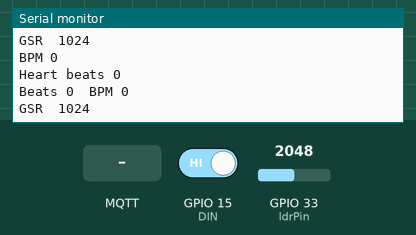
This sketch was run on a simulated ESP32. On the bench: the last lines printed to the serial monitor. Inputs (shaded band) come from the test bench; at power-on: GPIO 33 (ldrPin) = 2048, GPIO 15 (DIN) HIGH (analog values on the 0–4095 scale). WiFi joins after 1.5 s; servers stay silent unless stated; no MQTT or app messages arrive unless stated.

Above: at 4.2 s.
4.3 s: MQTT message "1" arrives on the first subscribed topic
5.8 s: MQTT message "on" arrives on the first subscribed topic
7.3 s: MQTT message "off" arrives on the first subscribed topic
8.8 s: GPIO 33 (ldrPin) set to 2866
At 8.97 s:
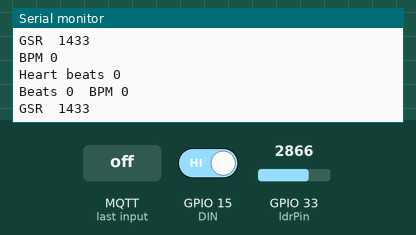
10.3 s: GPIO 15 (DIN) driven LOW
At 11.5 s:
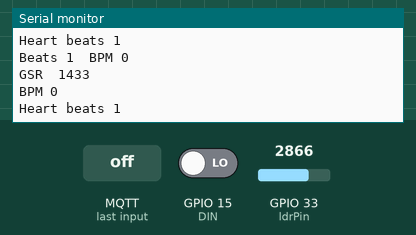
11.8 s: GPIO 33 (ldrPin) set to 3603
At 12.82 s:
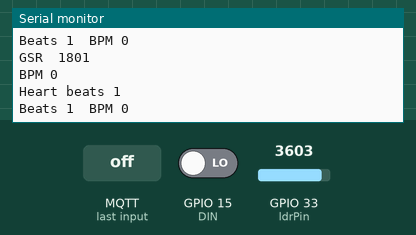
Timing chart, 0 to 14.3 s (numbered marks = the images above; inputs shaded):
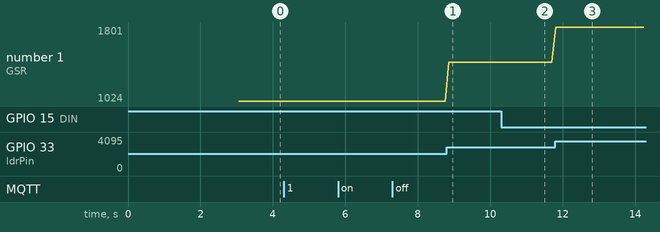

The sketch:

bpm_gsr.ino
```cpp
#include <WiFi.h>
#include <PubSubClient.h>
#define DIN 15 // digital read
double value, volts;
char br[] = "respiracion";
int a=0;
int contadorA = 0;
int contadorB = 0;
int contadorAt = 0;
int contadorBt = 0;
int b= 0;
int c= 0;
int ldrPin = 33;
int v=0;


// WiFi
//const char* ssid = "TP-Link_AP_6B1A";
//const char* password = "36538294";

const char* ssid = "INFINITUMBD74_2.4";
const char* password = "4484179056";


// MQTT Broker
const char *mqtt_broker = "mqtt.eclipseprojects.io";//"broker";
const char *topic = "Heartbeat";
const char *topic2 = "GSR";
const char *mqtt_username = "";//"emqx";
const char *mqtt_password = "";//"public";
const int mqtt_port = 1883;

WiFiClient espClient;
PubSubClient client(espClient);


//-------------------- TIMER -------------------
/*timer de hardware*/
hw_timer_t * timer = NULL;
volatile byte state = LOW;

void IRAM_ATTR onTimer(){
  state = !state;
 // digitalWrite(led, state);
}

//----------------------------------------------


void setup() {
  pinMode(ldrPin,INPUT);

  adcAttachPin(ldrPin);
  analogReadResolution(11);
  analogSetAttenuation(ADC_6db);
//---------- TIMER
 timer = timerBegin(0, 80, true);
 timerAttachInterrupt(timer, &onTimer, true);
 timerAlarmWrite(timer, 5000000, true);
  timerAlarmEnable(timer);
 //--------------------
pinMode(DIN, INPUT);
Serial.begin(115200);
delay(1000);
//-----------------------------
 WiFi.begin(ssid, password);
 while (WiFi.status() != WL_CONNECTED) {
     delay(1000);
     Serial.println("Connecting to WiFi..");
 }
 Serial.println("Connected to the WiFi network");
 //connecting to a mqtt broker
 client.setServer(mqtt_broker, mqtt_port);
 client.setCallback(callback);
 while (!client.connected()) {
     String client_id = "esp32-client-";
     client_id += String(WiFi.macAddress());
     Serial.printf("The client %s connects to the  mqtt broker\n", client_id.c_str());
     if (client.connect(client_id.c_str(), mqtt_username, mqtt_password)) {
         Serial.println("broker connected");
     } else {
         Serial.print("failed with state ");
         Serial.print(client.state());
         delay(2000);
     }

 }
 // publish and subscribe
 //client.publish(topic, "Hi");
 client.subscribe(topic);

}
void callback(char *topic, byte *payload, unsigned int length) {
 Serial.print("Message arrived in topic: ");
 Serial.println(topic);
 Serial.print("Message:");
 for (int i = 0; i < length; i++) {
     Serial.print((char) payload[i]);
 }
 Serial.println();
 Serial.println("-----------------------");
}


void loop() {
  v=analogRead(ldrPin);
int  v2 = v/10;
 client.loop();
value = digitalRead(DIN);
if (value == LOW){
  contadorA = 1;
}

 if (value == HIGH){
  contadorB = 1;
}

if (contadorA == 1 ){
  if(contadorB == 1){
    a = a + 1;
    }
  contadorA =0;
  contadorB= 0;
  }

if (state == HIGH){
     contadorAt = 1;
  }
  if (state == LOW){
     contadorBt = 1;
    }

if (contadorBt == 1 ){
  if(contadorAt == 1){
    b = a*6;
     a= 0;
    }

  contadorAt =0;
  contadorBt= 0;
  }
  Serial.print ("BPM ");
  Serial.println(b);
   Serial.print ("Heart beats ");
    Serial.println(a);
    String as = String(a);
    String gs = String(v);
    String bs = String(b);
    String gsr = "GSR  " + gs;
  String ab = "Beats " + as + "  BPM " + bs;
  Serial.println(ab);
  Serial.println(gsr);
 char bpm[8];
 char bpm2[8];
 itoa(b,bpm,10);
  itoa(v,bpm2,10);
   client.publish(topic,ab.c_str());
   client.publish(topic2,gsr.c_str());
  delay(100);


}
```

Measured:
- after the input at 8.8 s, the serial monitor: prints a new line after 0.06 s (image 1)
- after the input at 10.3 s, the serial monitor: prints a new line after 0.08 s (image 2)
- after the input at 11.8 s, the serial monitor: prints a new line at once (image 3)
- plotted number 1: 1024 → 1433 after the input at 8.8 s, 1433 → 1801 after the input at 11.8 s
